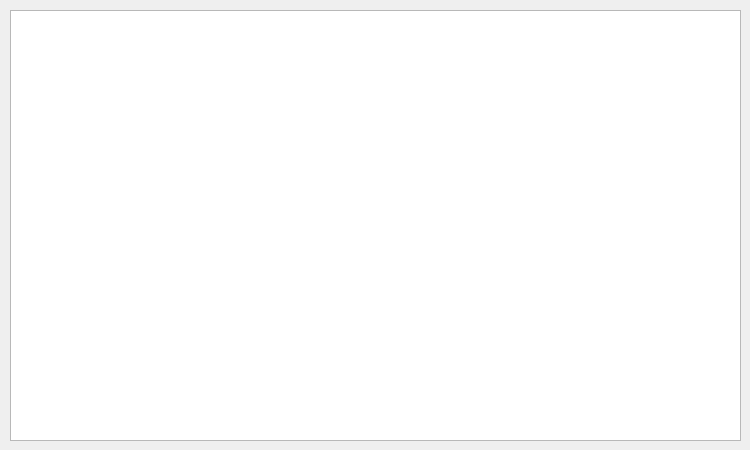
<?xml version="1.0" encoding="UTF-8"?>
<ui version="4.0">
 <class>Form</class>
 <widget class="QWidget" name="Form">
  <property name="geometry">
   <rect>
    <x>0</x>
    <y>0</y>
    <width>750</width>
    <height>450</height>
   </rect>
  </property>
  <property name="minimumSize">
   <size>
    <width>750</width>
    <height>450</height>
   </size>
  </property>
  <property name="maximumSize">
   <size>
    <width>750</width>
    <height>450</height>
   </size>
  </property>
  <property name="windowTitle">
   <string>Form</string>
  </property>
  <property name="windowIcon">
   <iconset>
    <normaloff>../assets/frog_launcher_icon.png</normaloff>../assets/frog_launcher_icon.png</iconset>
  </property>
  <widget class="QTextEdit" name="logTextEdit">
   <property name="geometry">
    <rect>
     <x>10</x>
     <y>10</y>
     <width>731</width>
     <height>431</height>
    </rect>
   </property>
  </widget>
 </widget>
 <resources/>
 <connections/>
</ui>
